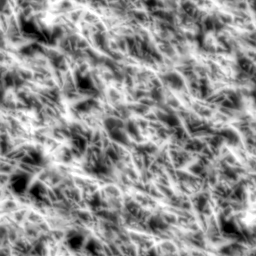
#> input picture data/pbr/height/appleflap/applegrass_nm.png, 256 x 256 px
$ python -i normal_to_height.py   (imports and definitions only)
#> lines starting #> are read from the running program, lines starting #| are printed output that depends on the picture
#> further down, picture is the input picture: PIL image 256x256 L; min 0, max 255, mean 144.8
# makes height maps for the normal maps that have none, by integrating their slopes
# usage: python3 -I normal_to_height.py <data dir> <out dir> <cfg out> <normal map names...>
# writes <out dir>/<name without extension>.png and a cfg line for each:
#   texautoheight "<name>" <depth> <rest> <aspect>
# depth: the height range as a fraction of the texture's width, so it shows at the size the shading implies
# rest: the height most of the texture is at, which stays put while the rest moves
# aspect: width over height, since texture coordinates count each axis in its own size
import os, sys
import numpy as np
from PIL import Image

def load(data, name):
    base = name.replace('\\', '/')
    for cand in (base, os.path.splitext(base)[0] + '.png', os.path.splitext(base)[0] + '.jpg'):
        p = os.path.join(data, cand)
        if os.path.isfile(p): return Image.open(p)
    return None

LOWCUT = 2.0 # waves across the texture below which heights fade out
MINSPAN = 1.0 # texels of height below which a map is left flat
MAXDEPTH = 0.06 # of the longer side, where tubes and bulbs drawn with steep sides would sink further
MAXMISFIT = 0.4 # share of the slopes no height explains above which the map isn't a real surface

def slopes(img):
    a = np.asarray(img.convert('RGB')).astype(np.float64) / 127.5 - 1.0
    nz = np.maximum(a[..., 2], 0.25) # keeps grazing texels from blowing up
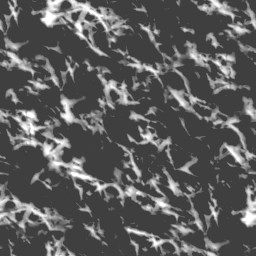
#> nz: shape (256, 256) float64; min 0.25, max 1, mean 0.366
    return -a[..., 0] / nz, a[..., 1] / nz

# the integrable part of a slope field, solved over the tiling texture with the spectrum of a difference
# across one texel centred on each, so no frequency is lost or shifted
def integrate(p, q):
    h, w = p.shape
    du = 2j * np.sin(np.pi * np.fft.fftfreq(w))[None, :]
    dv = 2j * np.sin(np.pi * np.fft.fftfreq(h))[:, None]
    P, Q = np.fft.fft2(p), np.fft.fft2(q)
    den = np.abs(du) ** 2 + np.abs(dv) ** 2
    den[0, 0] = 1
    H = (np.conj(du) * P + np.conj(dv) * Q) / den
    # slopes drawn a little off add up across the whole texture into ramps, so the broadest waves are let go:
    # under about two across it, measured on the longer side so a strip keeps its length
    fu = np.fft.fftfreq(w)[None, :] * max(w, h)
    fv = np.fft.fftfreq(h)[:, None] * max(w, h)
    f2 = fu ** 2 + fv ** 2
    H *= f2 / (f2 + LOWCUT ** 2)
    H[0, 0] = 0
    return np.real(np.fft.ifft2(H))

def residual(h, p, q):
    # how much of the slope field the height fails to explain
    hu = np.roll(h, -1, 1) - h
    hv = np.roll(h, -1, 0) - h
    pu = (p + np.roll(p, -1, 1)) / 2
    qv = (q + np.roll(q, -1, 0)) / 2
    return np.mean((hu - pu) ** 2 + (hv - qv) ** 2) / max(np.mean(pu ** 2 + qv ** 2), 1e-9)

def make(img):
    p, q = slopes(img)
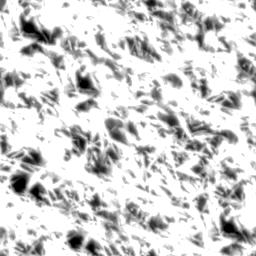
#> q: shape (256, 256) float64; min -4, max 1, mean 0.0798; drawn with min black and max white
    p -= p.mean(); q -= q.mean()
    best = None
    # green up the image or down it: the wrong way round leaves slopes no height can have
    for sign in (1, -1):
        h = integrate(p, sign * q)
        r = residual(h, p, sign * q)
        if best is None or r < best[0]: best = (r, h, sign)
#> this loop made 2 passes
#> r on passes 1 to 2: 0.405, 0.627
#> pass 1, in residual, `hu = np.roll(h, -1, 1) - h`:
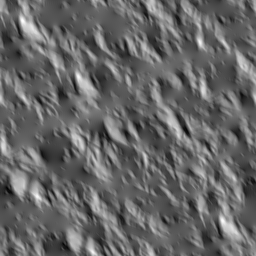
#> hu: shape (256, 256) float64; min -2.44, max 3.64, mean -3.47e-18; drawn with min black and max white
#> pass 1, in residual, `hv = np.roll(h, -1, 0) - h`:
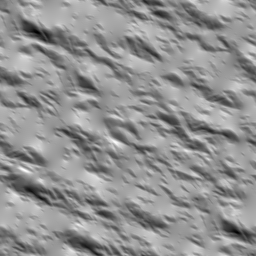
#> hv: shape (256, 256) float64; min -3.92, max 2.92, mean 3.42e-19; drawn with min black and max white
#> pass 1, in residual, `pu = (p + np.roll(p, -1, 1)) / 2`:
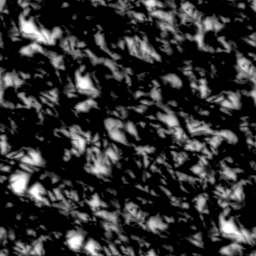
#> pu: shape (256, 256) float64; min -0.92, max 4.08, mean -7.81e-17; drawn with min black and max white
#> after the loop:
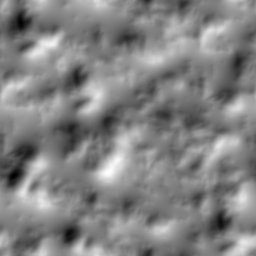
#> h: shape (256, 256) float64; min -19.49, max 18.49, mean 0; drawn with min black and max white
    r, h, sign = best
#> r = 0.405; sign = 1
    lo, hi = np.percentile(h, 0.5), np.percentile(h, 99.5)
#> lo = -18.26; hi = 18.79
    span = max(hi - lo, 1e-6)
#> span = 37.04
    hn = np.clip((h - lo) / span, 0, 1)
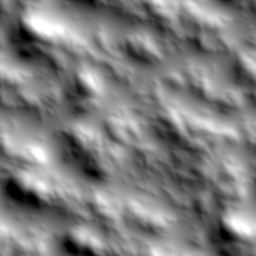
#> hn: shape (256, 256) float64; min 0, max 1, mean 0.493
    return hn, span, float(np.median(hn)), r, sign

# [22 lines not run here, left out]

>>> from PIL import Image
>>> picture = Image.open('../height/appleflap/applegrass_nm.png')
>>> result = make(picture)
#> result = 5 items

$ run again, on data/pbr/height/appleflap/floor_nm.png
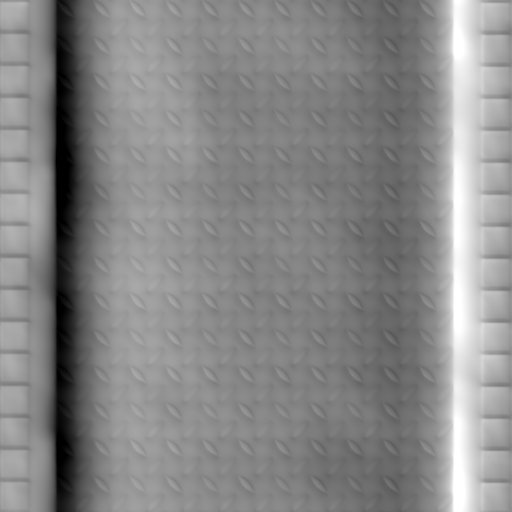
#> input picture data/pbr/height/appleflap/floor_nm.png, 512 x 512 px
#> picture is the input picture: PIL image 512x512 L; min 0, max 255, mean 135.4
#> the loop in make, `for sign in (1, -1):` made 2 passes
#> r on passes 1 to 2: 0.551, 0.562
#> pass 1, in residual, `hv = np.roll(h, -1, 0) - h`:
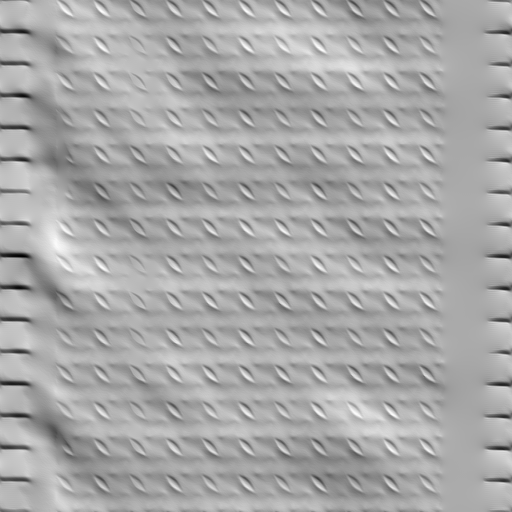
#> hv: shape (512, 512) float64; min -1.02, max 0.525, mean -7.41e-21; drawn with min black and max white
#> after the loop in make, `for sign in (1, -1):`:
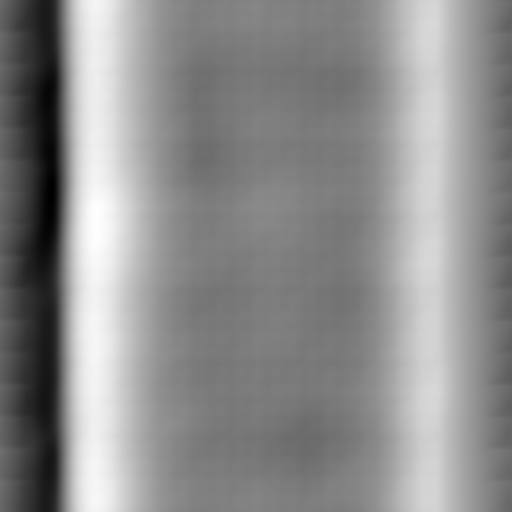
#> h: shape (512, 512) float64; min -46.14, max 36.86, mean 0; drawn with min black and max white
#> in make, `r, h, sign = best`: r = 0.551; sign = 1
#> lo = -43.49; hi = 35.78
#> span = 79.27
#> result = 5 items

$ run again, on data/pbr/height/appleflap/snow_nm.png
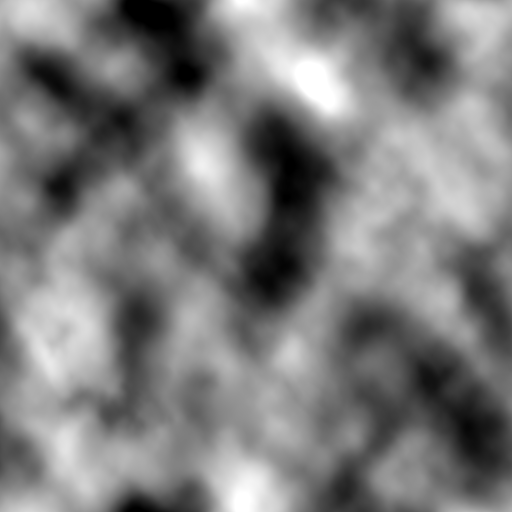
#> input picture data/pbr/height/appleflap/snow_nm.png, 512 x 512 px
#> picture is the input picture: PIL image 512x512 L; min 0, max 255, mean 123.6
#> the loop in make, `for sign in (1, -1):` made 2 passes
#> r on passes 1 to 2: 0.543, 0.599
#> after the loop in make, `for sign in (1, -1):`:
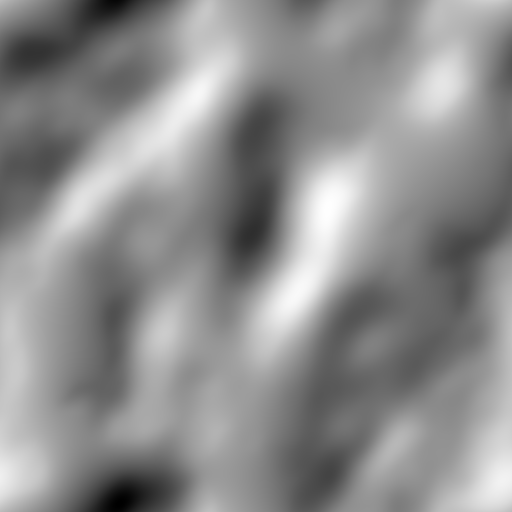
#> h: shape (512, 512) float64; min -77.93, max 61.76, mean 0; drawn with min black and max white
#> in make, `r, h, sign = best`: r = 0.543; sign = 1
#> lo = -46.51; hi = 65.67
#> span = 112.2
#> result = 5 items
